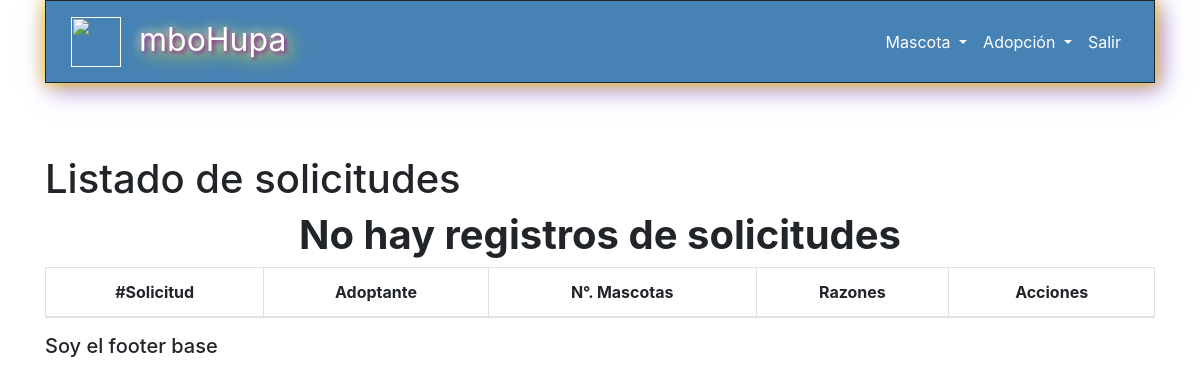
/adopcion/solicitud/listar, run on an earlier commit of the app's database.
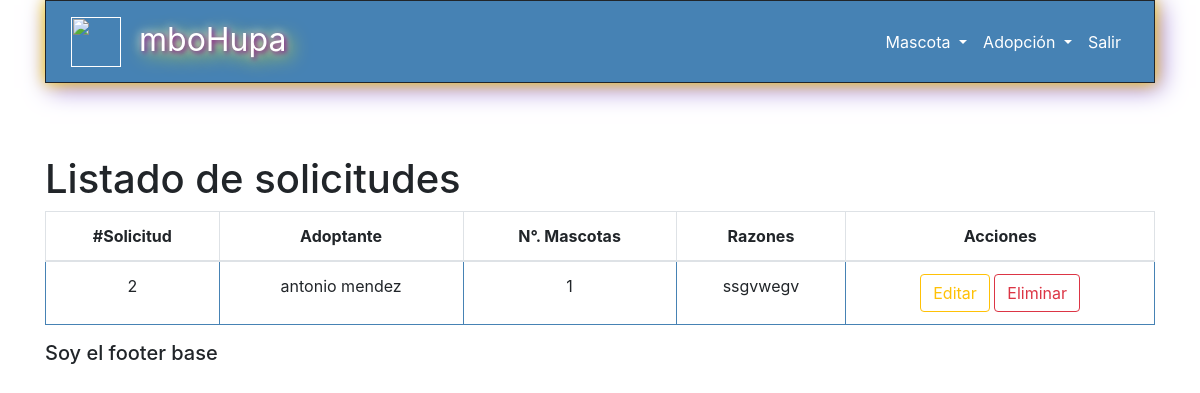
And on a later commit of the database.
### adopcion/models.py (models this page shows, shortened)
class Solicitud(models.Model):
    persona = models.ForeignKey(Persona, null=True, blank=True, on_delete=models.CASCADE)
    numero_mascotas = models.IntegerField()
    razones = models.TextField(blank=True, null=True)

class Persona(models.Model):
    nombre = models.CharField(max_length=50)
    apellidos = models.CharField(max_length=70)
    edad = models.IntegerField()
    telefono = models.CharField(max_length=12)
    email = models.EmailField()
    domicilio = models.TextField()

### adopcion/views.py (the view)
# urls.py: path('solicitud/listar', SolicitudList.as_view(), name='solicitud_listar'),
class SolicitudList(ListView):
	model = Solicitud
	template_name = 'adopcion/solicitud_list.html'

### social/processors.py (called while the page is built)
def ctx_dict(request):
    ctx = {}
    links = Link.objects.all()
    for link in links:
        ctx[link.key] = link.url
    return ctx

### adopcion/templates/adopcion/solicitud_list.html
{% extends 'core/base-2.html' %} {% block content %}
<br>
 <h1>Listado de solicitudes</h1>
<table class="table table-bordered  text-center">
    <thead>
            <tr>
                    <th>#Solicitud</th>
                    <th>Adoptante</th>
                    <th>N°. Mascotas</th>
                    <th>Razones</th>
                    <th>Acciones</th>
            </tr>
    </thead>
    <tbody>
            {% if object_list %}
            {% for solicitud in object_list %}
            <tr>
                    <td>{{solicitud.id}}</td>
                    <td>{{solicitud.persona.nombre}} {{solicitud.persona.apellidos}}</td>
                    <td>{{solicitud.numero_mascotas}}</td>
                    <td>{{solicitud.razones}}</td>
                    <td>
                        <a href="{% url 'solicitud_editar' solicitud.id %}" class="btn btn-outline-warning">Editar</a>
                        <a href="{% url 'solicitud_eliminar' solicitud.id %}" class="btn btn-outline-danger">Eliminar</a>
       				</td>
            </tr>
            {% endfor %}
            {% else %}
            <h1 class="text-center">
                <strong>No hay registros de solicitudes</strong>
            </h1>
            {% endif %}
    </tbody>
</table>
{% endblock %}

What changed in the data, as far as the page shows it:
added Solicitud: id "2", persona.nombre "antonio", persona.apellidos "mendez", numero_mascotas "1", razones "ssgvwegv"
Also different on the page:
text no longer shown: "No hay registros de solicitudes"
